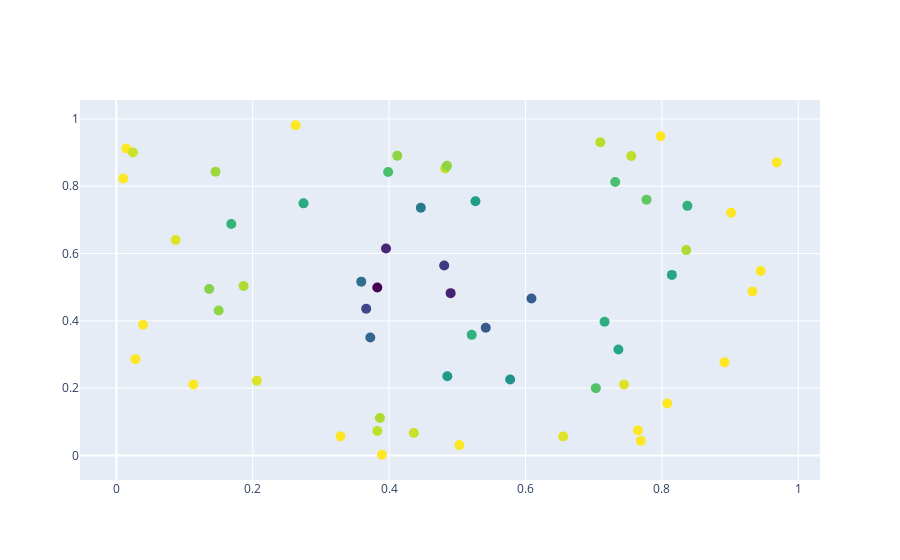

Notebook cell for this chart:
### Code cell
d.plot_depths(invert_colors=True)
